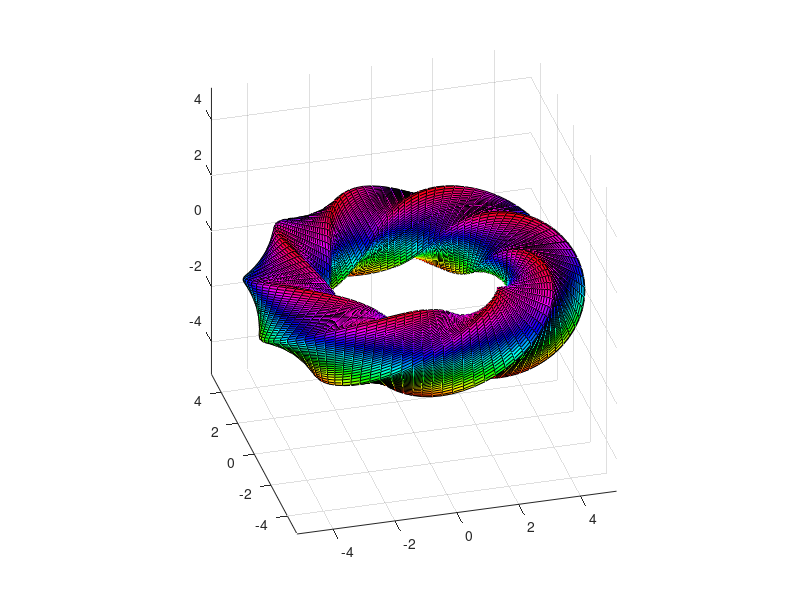

MATLAB code to generate this figure:
u=linspace(0,2*pi,100);
v=linspace(0,2*pi,100);
[U,V]=meshgrid(u,v);
r=(cos(V).^20+sin(V).^20).^(-1/20);
X=(4+r.*cos(V+2*U)).*cos(U);
Y=(4+r.*cos(V+2*U)).*sin(U);
Z=r.*sin(V+2*U);
figure
surf(X,Y,Z)
colormap hsv
axis equal
view(-15,30)
